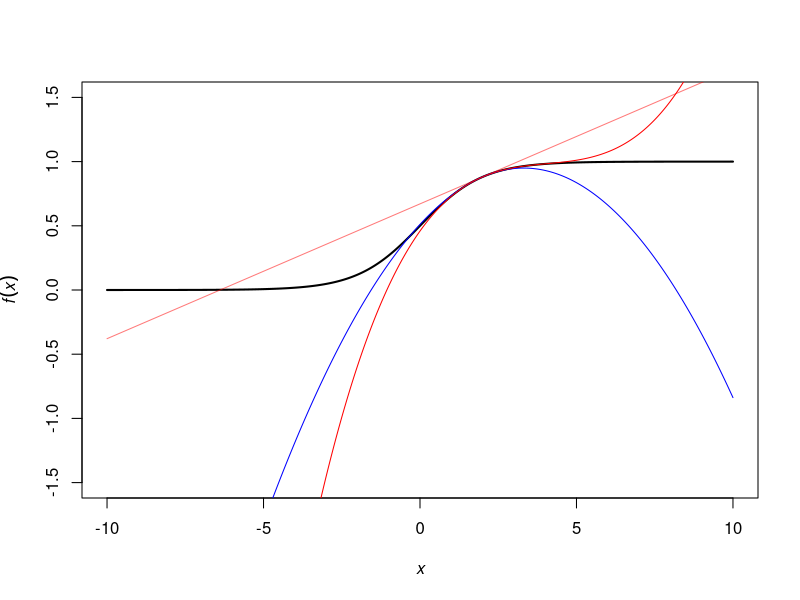

R code for this plot:
# Project:   quarto-website
# Objective: showcase how the taylor series expansion works
# Author:    Edoardo Costantini
# Created:   2023-10-16
# Modified:  2023-10-16
# Notes: 

# Univariate function ----------------------------------------------------------

# Original function f(x)
f <- function(x) {
    exp(x) / (1 + exp(x))
}

# R function to compute values of the derivatives at given x value
df <- function(x) {
    # First derivative
    df1 <- exp(x) / (1 + exp(x))^2
    # Second derivative
    df2 <- -exp(x) * (exp(x) - 1) / (1 + exp(x))^3
    # Third Derivative
    df3 <- exp(x) * (-4 * exp(x) + exp(2 * x) + 1) / (exp(x) + 1)^4
    # Results
    u <- list(df1, df2, df3)
    return(u)
}

# Some range of X
x <- seq(-10, 10, .001)

# Decide a point for the approximation
x0 <- 2

# Evaluate derivatives at x0
u0 <- df(x0)

# Compute the ingredients for approximation at x0
tx <- lapply(
    1:3,
    function(k) {
            u0[[k]] / factorial(k) * ((x - x0)^k)
    }
)

# Plot the function
plot(
    x = x,
    y = f(x),
    type = "l",
    lwd = 2,
    xlab = expression(italic(x)),
    ylab = expression(italic(f)(italic(x))),
    ylim = c(-1.5, 1.5)
)

# Add Talyor series approximations at x0
lines(x, f(x0) + tx[[1]], col = "#ff000085")
lines(x, f(x0) + tx[[1]] + tx[[2]], col = "blue")
lines(x, f(x0) + tx[[1]] + tx[[2]] + tx[[3]], col = "red")

# Multivariate function --------------------------------------------------------

fff <- function(x1, x2) {
    # Original Function
    f <- exp(x1) * (4 * x1^2 + 2 * x2^2 + 4 * x1 * x2 + 2 * x2 + 1)
    # Gradient
    f1 <- c(
        # First derivative with respect to x1
        f + exp(x1) * (8 * x1 + 4 * x2),
        # First derivative with respect to x2
        exp(x1) * (4 * x2 + 4 * x1 + 2)
    )
    # Hessian Matrix
    f2 <- matrix(
        c(
            # Second derivative with respect to x1
            f + 2 * exp(x1) * (8 * x1 + 4 * x2) + 8 * exp(x1),
            # First derivative with respect to x1, second derivative with respect to x2
            exp(x1) * (4 * x2 + 4 * x1 + 2) + 4 * exp(x1),
            # First derivative with respect to x1, second derivative with respect to x2
            exp(x1) * (4 * x2 + 4 * x1 + 2) + 4 * exp(x1), 
            # Second derivative with respect to x2
            4 * exp(x1)
        ), 2, 2, byrow = TRUE
    )
    u <- list(f = f, f1 = f1, f2 = f2)
    return(u)
}

# Check (0.5,-1)
Hmat <- fff(0.5, -1)$f2

# All eigen values are negative: positive definite!
all(- eigen(Hmat)$values < 0)

# Determinant version: positive definite!
(Hmat[1, 1] * Hmat[2, 2] - Hmat[1, 2] * Hmat[2, 1]) > 0

# Check (-1.5,1)
Hmat <- fff(-1.5, 1)$f2

# Note all eigen values are negative: degenerate!
all(-eigen(Hmat)$values < 0)

# Determinant version: degenerate!
(Hmat[1, 1] * Hmat[2, 2] - Hmat[1, 2] * Hmat[2, 1]) > 0
